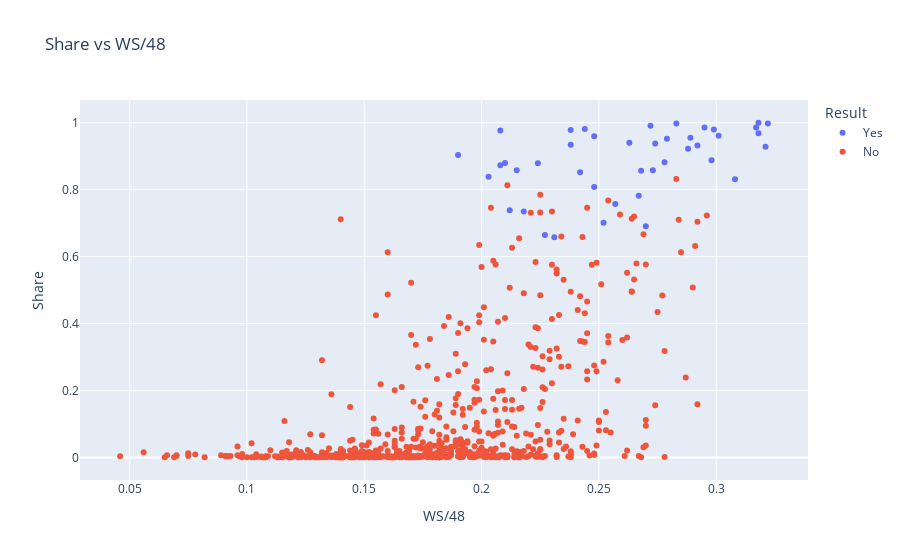

Notebook source saved alongside this figure:
### Code cell
fig4 = plex.scatter(MVP_races_data,
                    y = 'Share',
                    x = 'WS/48',
                    color='Result',
                    title = 'Share vs WS/48',
                    hover_name='Player',
                    hover_data=['Year']
                   )
fig4.write_html('../figures/WS48.html')
fig4.show()

### Figure 1 — Plotly figure (JSON) as saved in the notebook; plotly's stock layout.template omitted (floating-point values rounded to 4 significant figures; data arrays with more than 128 entries replaced by an {"elided": "..."} marker saying what was removed)
{"data": [{"customdata": [[1980], [1981], [1982], [1983], [1984], [1985], [1986], [1987], [1988], [1989], [1990], [1991], [1992], [1993], [1994], [1995], [1996], [1997], [1998], [1999], [2000], [2001], [2002], [2003], [2004], [2005], [2006], [2007], [2008], [2009], [2010], [2011], [2012], [2013], [2014], [2015], [2016], [2017], [2018], [2019], [2020], [2021]], "hovertemplate": "<b>%{hovertext}</b><br><br>Result=Yes<br>WS/48=%{x}<br>Share=%{y}<br>Year=%{customdata[0]}<extra></extra>", "hovertext": ["Kareem Abdul-Jabbar", "Julius Erving", "Moses Malone", "Moses Malone", "Larry Bird", "Larry Bird", "Larry Bird", "Magic Johnson", "Michael Jordan", "Magic Johnson", "Magic Johnson", "Michael Jordan", "Michael Jordan", "Charles Barkley", "Hakeem Olajuwon", "David Robinson", "Michael Jordan", "Karl Malone", "Michael Jordan", "Karl Malone", "Shaquille O'Neal", "Allen Iverson", "Tim Duncan", "Tim Duncan", "Kevin Garnett", "Steve Nash", "Steve Nash", "Dirk Nowitzki", "Kobe Bryant", "LeBron James", "LeBron James", "Derrick Rose", "LeBron James", "LeBron James", "Kevin Durant", "Stephen Curry", "Stephen Curry", "Russell Westbrook", "James Harden", "Giannis Antetokounmpo", "Giannis Antetokounmpo", "Nikola Jokić"], "legendgroup": "Yes", "marker": {"color": "#636efa", "symbol": "circle"}, "mode": "markers", "name": "Yes", "orientation": "v", "showlegend": true, "type": "scatter", "x": [0.227, 0.231, 0.218, 0.248, 0.215, 0.238, 0.244, 0.263, 0.308, 0.267, 0.27, 0.321, 0.274, 0.242, 0.21, 0.273, 0.317, 0.268, 0.238, 0.252, 0.283, 0.19, 0.257, 0.248, 0.272, 0.203, 0.212, 0.278, 0.208, 0.318, 0.299, 0.208, 0.298, 0.322, 0.295, 0.288, 0.318, 0.224, 0.289, 0.292, 0.279, 0.301], "xaxis": "x", "y": [0.665, 0.658, 0.735, 0.96, 0.858, 0.978, 0.981, 0.94, 0.831, 0.782, 0.691, 0.928, 0.938, 0.852, 0.88, 0.858, 0.986, 0.857, 0.934, 0.701, 0.998, 0.904, 0.757, 0.808, 0.991, 0.839, 0.739, 0.882, 0.873, 0.969, 0.98, 0.977, 0.888, 0.998, 0.986, 0.922, 1, 0.879, 0.955, 0.932, 0.952, 0.961], "yaxis": "y"}, {"customdata": {"elided": "637x1 int values"}, "hovertemplate": "<b>%{hovertext}</b><br><br>Result=No<br>WS/48=%{x}<br>Share=%{y}<br>Year=%{customdata[0]}<extra></extra>", "hovertext": {"elided": "637 str values"}, "legendgroup": "No", "marker": {"color": "#EF553B", "symbol": "circle"}, "mode": "markers", "name": "No", "orientation": "v", "showlegend": true, "type": "scatter", "x": {"elided": "637 float values"}, "xaxis": "x", "y": {"elided": "637 float values"}, "yaxis": "y"}], "layout": {"autosize": true, "legend": {"title": {"text": "Result"}, "tracegroupgap": 0}, "title": {"text": "Share vs WS/48"}, "xaxis": {"anchor": "y", "autorange": true, "domain": [0, 1], "range": [0.02862, 0.3394], "title": {"text": "WS/48"}, "type": "linear"}, "yaxis": {"anchor": "x", "autorange": true, "domain": [0, 1], "range": [-0.08144, 1.082], "title": {"text": "Share"}, "type": "linear"}}}
